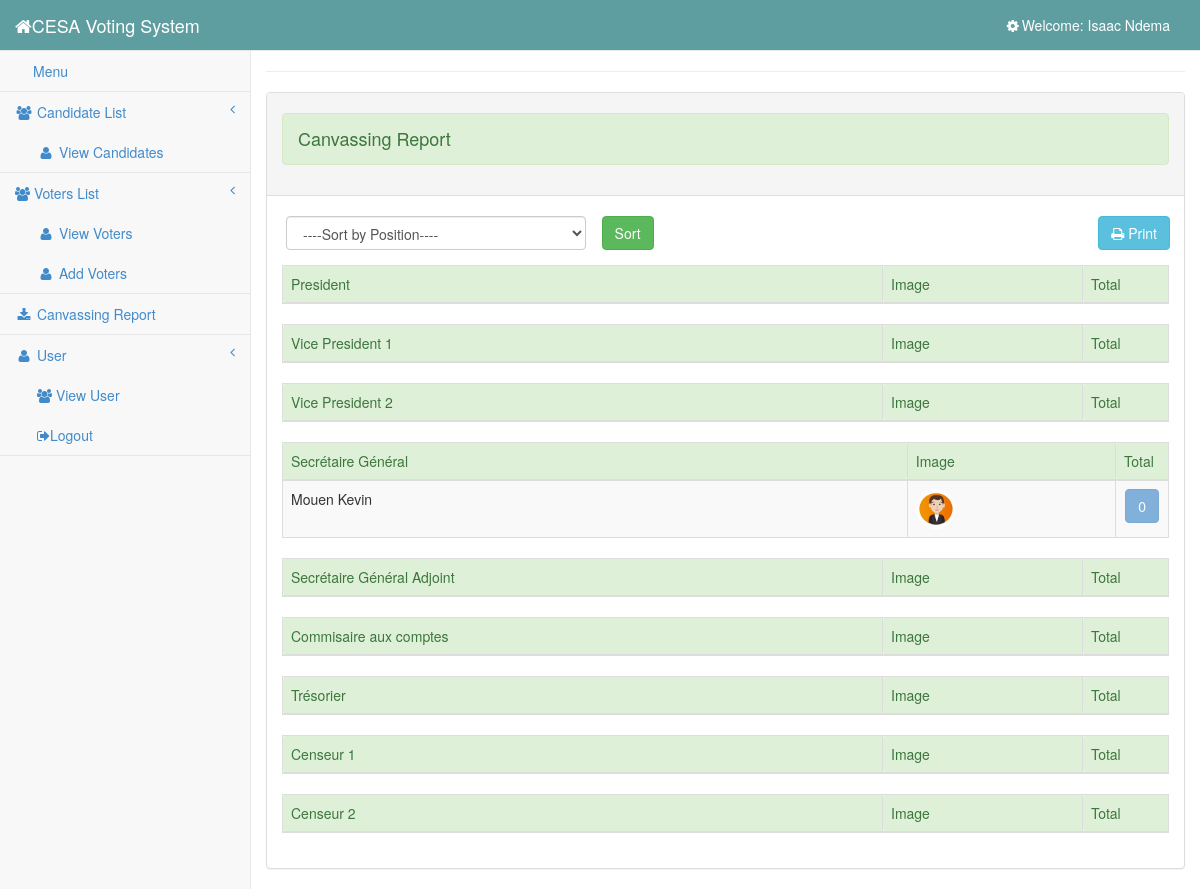
Before: /admin/canvassing.php (signed in) with the older database file.
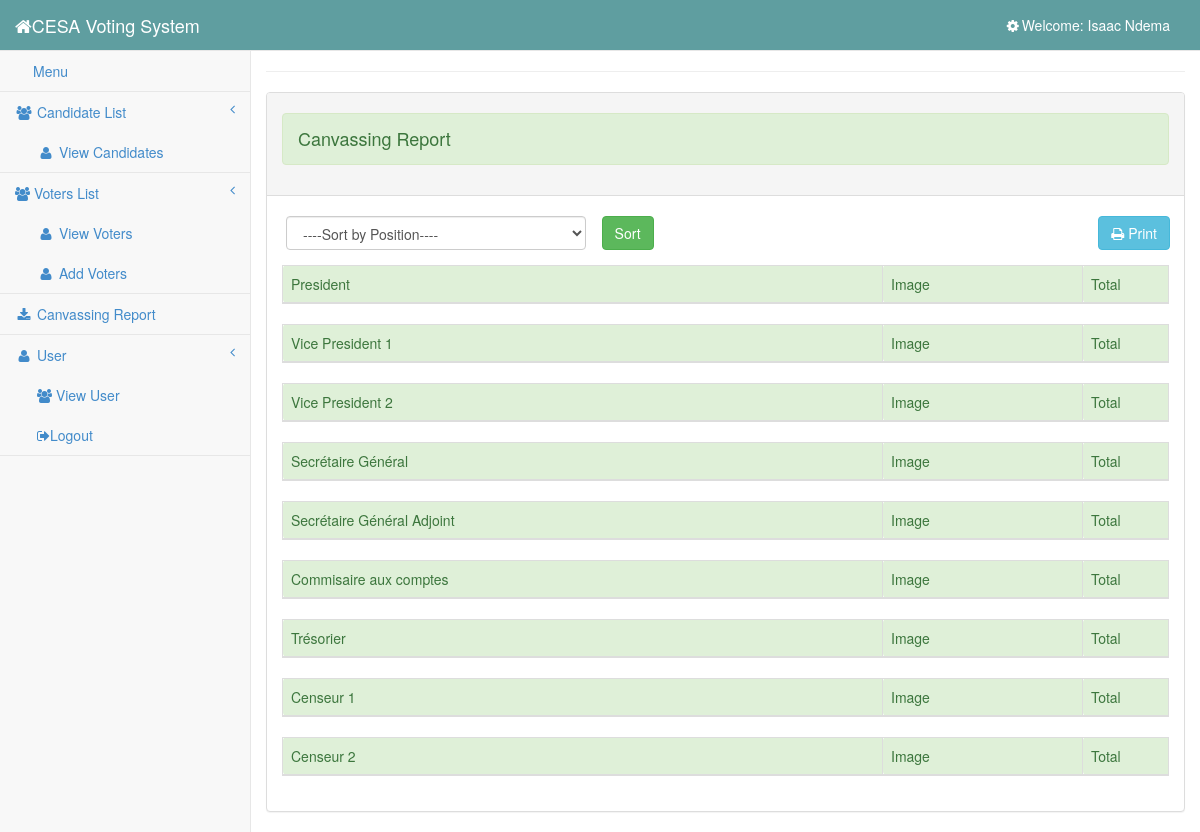
After: the same page with the newer database file.
### tables this page shows
CREATE TABLE IF NOT EXISTS `user` (
  `user_id` int(11) NOT NULL AUTO_INCREMENT,
  `username` varchar(100) NOT NULL,
  `password` varchar(100) NOT NULL,
  `firstname` varchar(100) NOT NULL,
  `lastname` varchar(100) NOT NULL,
  PRIMARY KEY (`user_id`)
);

CREATE TABLE IF NOT EXISTS `postes` (
  `id` int(11) NOT NULL AUTO_INCREMENT,
  `name` varchar(100) NOT NULL,
  `class_name` varchar(10) NOT NULL,
  PRIMARY KEY (`id`),
  UNIQUE KEY `id` (`id`,`class_name`)
);

CREATE TABLE IF NOT EXISTS `candidate` (
  `candidate_id` int(11) NOT NULL AUTO_INCREMENT,
  `position` int(11) ,
  `firstname` varchar(100) NOT NULL,
  `lastname` varchar(100) NOT NULL,
  `year_level` varchar(100) NOT NULL,
  `gender` varchar(100) NOT NULL,
  `img` varchar(100) NOT NULL,
  PRIMARY KEY (`candidate_id`),
  FOREIGN KEY (`position`) REFERENCES `postes`(`id`)
);

### admin/session.php (called while the page is built, shortened)
<?php
	require '../database/dbcon.php';
	$session_id=$_SESSION['id'];
	$user_query = $conn->query("SELECT * FROM user WHERE user_id = '$session_id'") or die(mysqli_errno());
	$user_row = $user_query->fetch_array();
?>

### admin/canvassing.php (the view, shortened to what this page needs)
<?php include ('session.php');?>
<?php include ('head.php');?>
<body>
    <div id="wrapper">
		<?php include ('side_bar.php'); ?>
        <div id="page-wrapper">
            <div class="row">
                <div class="col-lg-12"></div>
				<hr/>
				<div class="panel panel-default">
					<div class="panel-heading">
						<h4 class = "alert alert-success">Canvassing Report</h4>
					</div>
					<br/>
                    <form method="post" action="sort.php">
						<select name="position" id="position" class = "form-control pull-left" style = "width:300px;margin-left:19px; ">
							<option readonly>----Sort by Position----</option>
						</select>
						<button id ="sort" class = "btn btn-success">Sort</button>
						<button type="button" onclick="window.print();" style = "margin-right:14px;" id ="print" class = "pull-right btn btn-info"><i class = "fa fa-print"></i> Print</button>
					</form>
                    <div class="panel-body">
						<?php
							$postes = $conn->query("SELECT `name` FROM `postes`") or die(mysqli_errno());
							while($poste = $postes->fetch_array()){
						?>
						<table class="table table-striped table-bordered table-hover ">
							<thead>
								<td style = "width:600px;" class = "alert alert-success"><?php echo $poste['name'];?></td>
								<td style = "width:200px;"class = "alert alert-success">Image</td>
								<td class = "alert alert-success">Total</td>
							</thead>
							<?php
								$poste_name = $poste["name"];
								$query = $conn->query("SELECT * FROM candidate WHERE position = '$poste_name'");
								while($fetch = $query->fetch_array())
								{
									$id = $fetch['candidate_id'];
									$query1 = $conn->query("SELECT COUNT(*) as total FROM `votes` WHERE candidate_id = '$id'");
									$fetch1 = $query1->fetch_assoc();
							?>
							<tbody>
								<td><?php echo $fetch ['firstname']. " ".$fetch ['lastname'];?></td>
								<td><img src = "<?php echo $fetch ['img'];?>" style = "width:40px; height:40px; border-radius:500px; " >
								<td style = "width:20px; text-align:center"><button class = "btn btn-primary"disabled><?php echo $fetch1 ['total'];?></button></td>
							<?php
								}
							}
							?>
							</tbody>
						</table>
					</div>
                </div>
            </div>
        </div>
    </div>
</body>
</html>

### admin/head.php (shortened to what this page needs)
<!DOCTYPE html PUBLIC "-//W3C//DTD XHTML 1.0 Transitional//EN" "http://www.w3.org/TR/xhtml1/DTD/xhtml1-transitional.dtd">
<html xmlns="http://www.w3.org/1999/xhtml">
  <head>
    <link href="../css/bootstrap.min.css" rel="stylesheet">
    <link href="../css/style.css" rel="stylesheet">
    <link href="../css/plugins/metisMenu/metisMenu.min.css" rel="stylesheet">
    <link href="../css/sb-admin-2.css" rel="stylesheet">
    <link href="../font-awesome-4.1.0/css/font-awesome.min.css" rel="stylesheet" type="text/css">
  </head>

### admin/side_bar.php (shortened to what this page needs)
<?php require '../database/dbcon.php';?>
<nav class="navbar navbar-default navbar-static-top" role="navigation" style="margin-bottom:0; background-color:cadetblue;">
    <div class="navbar-header">
        <a class="navbar-brand" href="" style="color:white;"><i class="fa fa-home fa-large"> </i>CESA Voting System</a>
    </div>
    <ul class="nav navbar-top-links navbar-right">
        <?php
        $query = $conn->query("SELECT * from user where user_id ='$session_id'") or die(mysql_error());
        while ($row = $query->fetch_array()) {
        ?>
            <li class="dropdown">
                <a class="dropdown-toggle" data-toggle="dropdown" href="#" style="color: white">
                    <i class="fa fa-cog fa-spin fa-fw"></i>Welcome: <?php echo $user_username = $user_row['firstname'] . " " . $user_row['lastname']; ?>
                </a>
            </li>
        <?php } ?>
    </ul>
    <div class="navbar-default sidebar" role="navigation">
        <div class="sidebar-nav navbar-collapse">
            <ul class="nav" id="side-menu">
                <li>
                    <a href="candidate.php"><i class="fa fa-menu fa-fw"></i>Menu </a>
                </li>
                <li>
                    <a href="#"><i class="fa fa-users fa-fw"></i> Candidate List<span class="fa arrow"></span></a>
                    <ul class="nav nav-second-level">
                        <li>
                            <a href="candidate.php"><i class="fa fa-user fa-fw"></i> View Candidates</a>
                        </li>
                    </ul>
                </li>
                <li>
                    <a href="#"><i class="fa fa-users"></i> Voters List<span class="fa arrow"></span></a>
                    <ul class="nav nav-second-level">
                        <li>
                            <a href="voters.php"><i class="fa fa-user fa-fw"></i> View Voters</a>
                        </li>
                        <li>
                            <a href="../register/index.php"><i class="fa fa-user fa-fw"></i> Add Voters</a>
                        </li>
                    </ul>
                </li>
                <li>
                    <a target="blank" href="../results.php?token=CESAGI2022"><i class="fa fa-download fa-fw"></i> Canvassing Report</a>
                </li>
                <li>
                    <a href="#"><i class="fa fa-user fa-fw"></i> User<span class="fa arrow"></span></a>
                    <ul class="nav nav-second-level">
                        <li>
                            <a href="user.php"> <i class="fa fa-users"></i> View User</a>
                        </li>
                        <li>
                            <a href="logout.php"> <i class="fa fa-sign-out"></i>Logout</a>
                        </li>
                    </ul>
                </li>
            </ul>
        </div>
    </div>
</nav>

### css/sb-admin-2.css (style rules this page uses)
body { background-color: #f8f8f8; }
#wrapper { width: 100%; }
#page-wrapper { padding: 0 15px; min-height: 568px; background-color: #fff; }
@media (min-width:768px) { #page-wrapper { position: inherit; margin: 0 0 0 250px; padding: 0 30px; border-left: 1px solid #e7e7e7; } }
.navbar-top-links li { display: inline-block; }
.navbar-top-links li:last-child { margin-right: 15px; }
.navbar-top-links li a { padding: 15px; min-height: 50px; }
.sidebar .sidebar-nav.navbar-collapse { padding-right: 0; padding-left: 0; }
.sidebar ul li { border-bottom: 1px solid #e7e7e7; }
.sidebar .arrow { float: right; }
.sidebar .fa.arrow:before { content: "\f104"; }
.sidebar .nav-second-level li, .sidebar .nav-third-level li { border-bottom: 0!important; }
.sidebar .nav-second-level li a { padding-left: 37px; }
@media (min-width:768px) { .sidebar { z-index: 1; position: absolute; width: 250px; margin-top: 51px; } }

Changed rows visible on the page:
changed postes "Secrétaire Général": loses candidate (firstname "Mouen", lastname "Kevin", img (picture), total "0")
